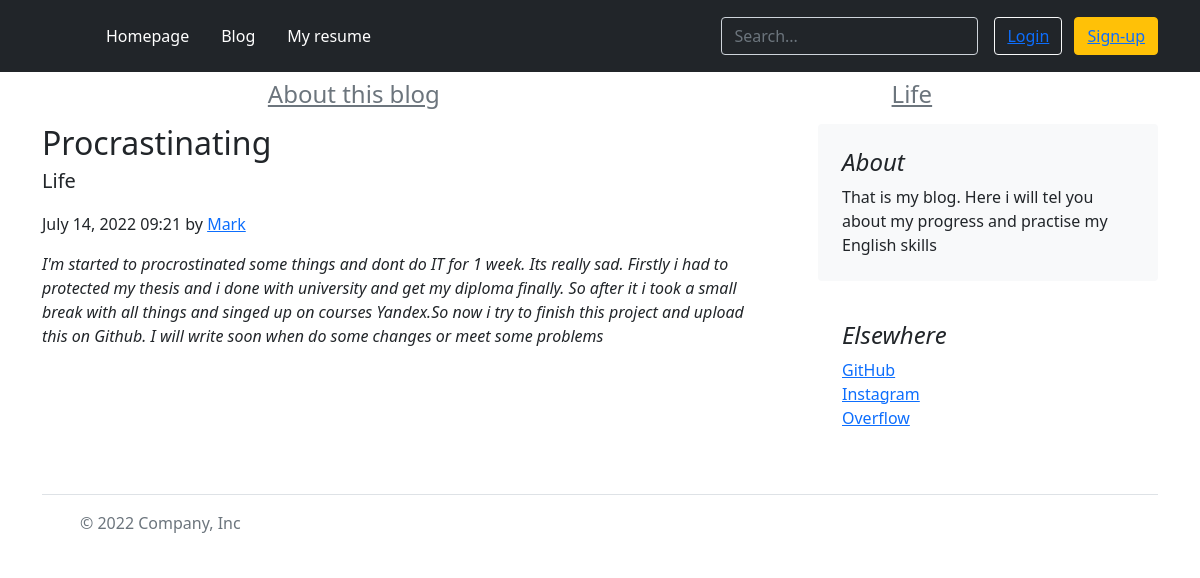
Screenshot of /category/life/ with the database file from the repository.
### blog/models.py (models this page shows, shortened)
class Category(models.Model):
    name = models.CharField(max_length=100, db_index=True, verbose_name='Category')
    slug = models.SlugField(max_length=255, unique=True, db_index=True, verbose_name='URL')
    def __str__(self):
        return self.name
    def get_absolute_url(self):
        return reverse('category', kwargs={'cat_slug': self.slug})
    class Meta:
        ordering = ['id']

class Blog(models.Model):
    title = models.CharField(max_length=255)
    slug = models.SlugField(max_length=255, unique=True, db_index=True, verbose_name='URL')
    content = models.TextField()
    time_create = models.DateTimeField(auto_now_add=True)
    time_update = models.DateTimeField(auto_now=True)
    is_published = models.BooleanField(default=True)
    cat = models.ForeignKey('Category', on_delete=models.PROTECT)

### blog/views.py (the view)
# urls.py: path('category/<slug:cat_slug>/', BlogCategory.as_view(), name='category'),
class BlogCategory(DataMixin, ListView):
    paginate_by = 4
    model = Blog
    template_name = 'blog/blog.html'
    context_object_name = 'posts'
    def get_context_data(self, *, object_list=None, **kwargs):
        context = super().get_context_data(**kwargs)
        c_def = self.get_user_context(title='category')
        return dict(list(context.items()) + list(c_def.items()))
    def get_queryset(self):
        return Blog.objects.filter(cat__slug=self.kwargs['cat_slug'], is_published=True).select_related('cat')

### blog/utils.py (called while the page is built)
    def get_user_context(self, **kwargs):
        context = kwargs
        cats = Category.objects.annotate(Count('blog'))
        user_menu = menu.copy()
        if not self.request.user.is_authenticated:
            user_menu.pop(2)
        context['menu'] = user_menu
        context['cats'] = cats
        if 'cat_selected' not in context:
            context['cat_selected'] = 0
        return context

### blog/templates/blog/blog.html (shortened to what this page needs)
{% extends 'blog/base.html' %}
{% load blog_tags %}
{% load static %}
{% block content %}
<div class="container">
  <div class="nav-scroller py-1 mb-2">
    <nav class="nav d-flex justify-content-around">
      {% for c in cats %}
      {% if c.blog__count > 0 %}
          {% if c.pk == cat_selected %}
              <font size="5"><a class="selected">{{c.name}}</a></font>
          {% else %}
              <font size="5"><a class="p-2 link-secondary" href="{{ c.get_absolute_url }}">{{c.name}}</a></font>
          {% endif %}
      {% endif %}
      {% endfor %}
    </nav>
  </div>
</div>
<main class="container">
  <div class="row g-5">
    <div class="col-md-8">
      <article class="blog-post">
          {% for p in posts %}
          <h2 class="blog-post-title mb-1">{{ p.title }}</h2>
          <blockquote class="blockquote">
            <p>{{ p.cat }}</p>
          </blockquote>
          <p class="blog-post-meta">{{ p.time_create | date:'F d, Y H:i'}} by <a href="#">Mark</a></p>
          <p><em>{{ p.content }}</em></p>
      </article>
          {% endfor %}
  </div>
    <div class="col-md-4">
      <div class="position-sticky" style="top: 2rem;">
        <div class="p-4 mb-3 bg-light rounded">
          <h4 class="fst-italic">About</h4>
          <p class="mb-0">That is my blog. Here i will tel you about my progress and practise my English skills</p>
        </div>
        <div class="p-4">
          <h4 class="fst-italic">Elsewhere</h4>
          <ol class="list-unstyled">
            <li><a href="https://github.com/Markporsh">GitHub</a></li>
            <li><a href="https://instagram.com/markporoshin">Instagram</a></li>
            <li><a href="https://stackoverflow.com/users/19399555/markko">Overflow</a></li>
          </ol>
        </div>
      </div>
    </div>
  </div>
</main>
<div class="container">
  <footer class="d-flex flex-wrap justify-content-between align-items-center py-3 my-4 border-top">
    <div class="col-md-4 d-flex align-items-center">
      <a href="/" class="mb-3 me-2 mb-md-0 text-muted text-decoration-none lh-1">
        <svg class="bi" width="30" height="24"><use xlink:href="#bootstrap"></use></svg>
      </a>
      <span class="mb-3 mb-md-0 text-muted">© 2022 Company, Inc</span>
    </div>
  </footer>
</div>
{% endblock %}

### rows the page displays
Category: name "About this blog"
Category: name "Life"
Blog: title "Procrastinating", cat "Life", time_create "July 14, 2022 09:21", content "I'm started to procrostinated some things and dont do IT for 1 week. Its really sad. Firstly i had to protected my thesis and i done with university and get my diploma finally. So after it i took a small break with all things and singed up on courses Yandex.So now i try to finish this project and upload this on Github. I will write soon when do some changes or meet some problems"

### other values shown
{{ m.title }} "Homepage" "Blog" "My resume"
